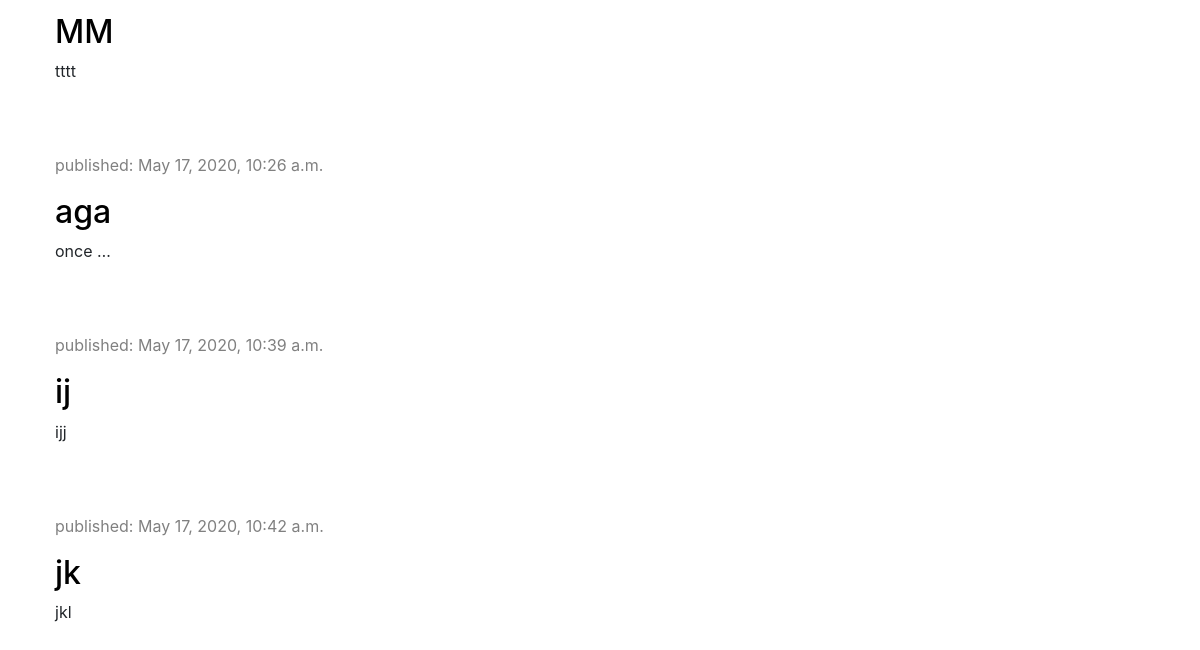
The app's page / (lower part), older data.
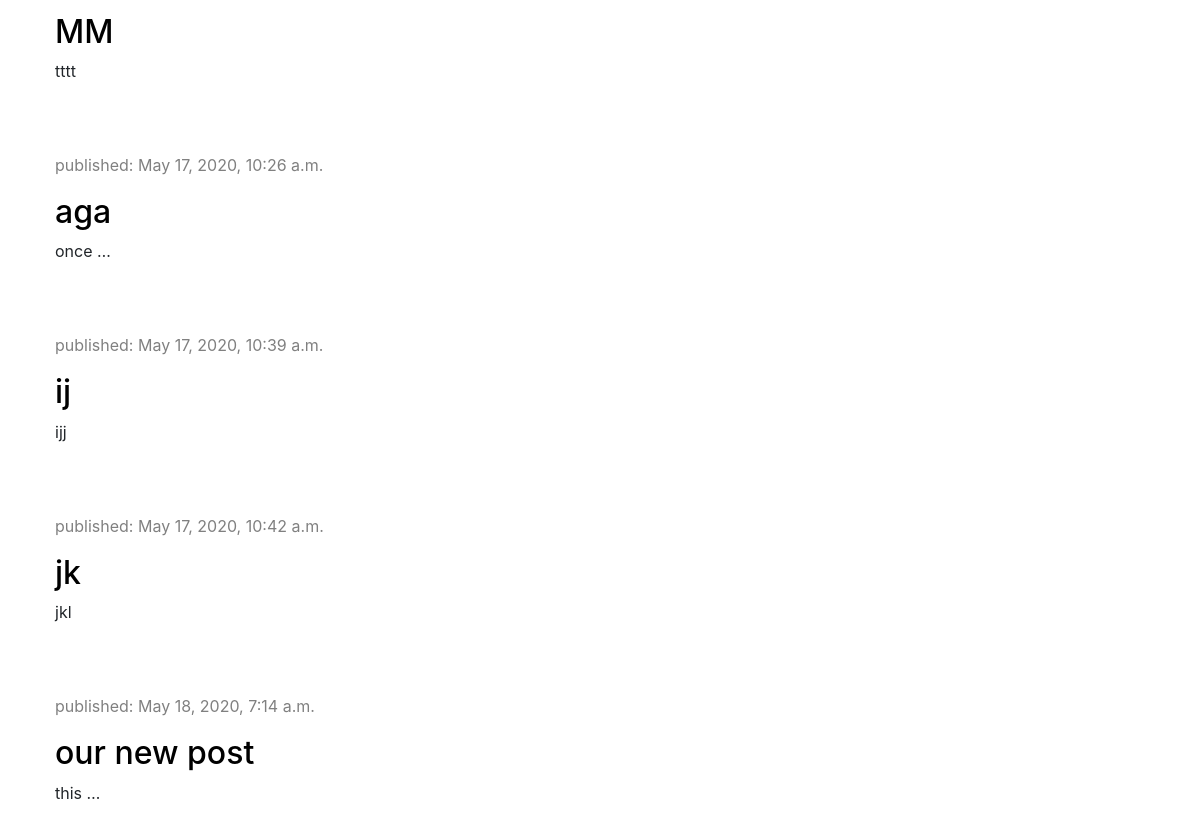
The same page, newer data.
### blog/models.py (models this page shows, shortened)
class Post(models.Model):
    author = models.ForeignKey('auth.User', on_delete=models.CASCADE)
    title = models.CharField(max_length=200)
    text = models.TextField()
    created_date = models.DateTimeField(default=timezone.now())
    published_date = models.DateTimeField(blank=True, null=True)

### blog/views.py (the view)
# urls.py: path("", views.post_list, name='post_list'),
def post_list(request):
    posts = Post.objects.filter(published_date__lte=timezone.now())
    stuff_for_frontend = {'posts': posts}
    return render(request, 'blog/post_list.html', stuff_for_frontend)

### blog/templates/blog/post_list.html (shortened to what this page needs)
{% extends 'blog/base.html' %}
{% block content %}
            {% for post in posts %}
                <div>
                    <div class="date">
                       <p>published: {{post.published_date}}</p>
                    </div>
                    <div class="post">
                        <h2><a href="{%url 'post_detail' pk=post.pk%}">{{post.title}}</a></h2>
                        <p>{{post.text | truncatechars:6 | linebreaksbr}}</p>
                    </div>
                </div>
            {% endfor %}
{% endblock %}

Row changes from the older to the newer data that the page shows:
added Post: published_date "May 18, 2020, 7:14 a.m.", title "our new post", text "this …"
